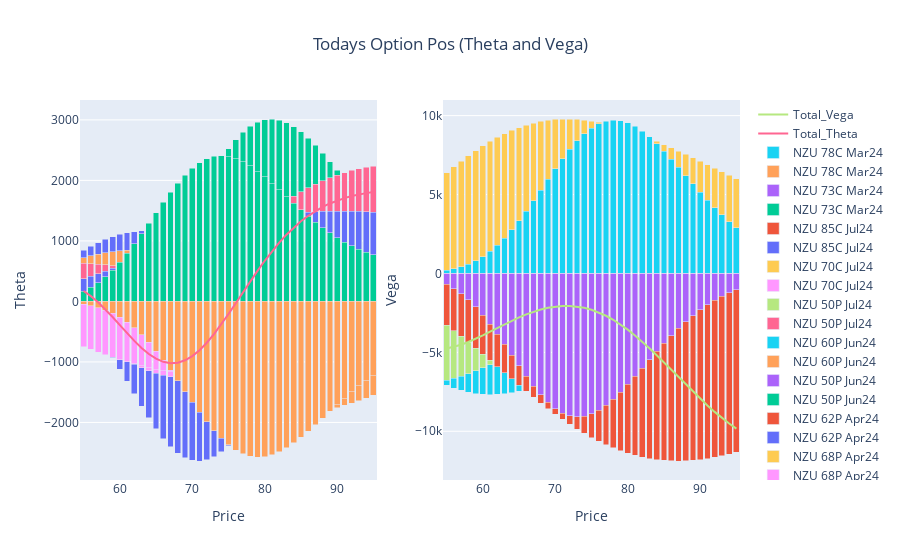

The cell this chart's notebook holds for it:
### Code cell
fig_t = go.Figure()
for i in list(t)[1:-1]:
    fig_t.add_trace(go.Bar(x=t.Price, y=t[i], name=i, base=0))

fig_t.add_trace(go.Scatter(x=t.Price, y=t.Option_Theta, mode='lines', name='Total_Theta'))


#~~~~~~~~~~~~~~~~~~~~~~~~~~~~~~~~~~~~~~~~~~~~~~~~~~~~~~~~~~~~~~~~~~~~~~~~~~~~~~~~~
fig_v = go.Figure()
for i in list(v)[1:-1]:
    fig_v.add_trace(go.Bar(x=v.Price, y=v[i], name=i, base=0))

fig_v.add_trace(go.Scatter(x=v.Price, y=v.Option_Vega, mode='lines', name='Total_Vega'))

#~~~~~~~~~~~~~~~~~~~~~~~~~~~~~~~~~~~~~~~~~~~~~~~~~~~~~~~~~~~~~~~~~~~~~~~~~~~~~~~~
fig = make_subplots(rows=1, cols=2)
for i in range(0,len(fig_p.data)):
    fig.add_trace(fig_t.data[i], row=1, col=1)
    fig.add_trace(fig_v.data[i], row=1, col=2)
    
fig.update_layout(title={'text': 'Todays Option Pos (Theta and Vega)','x': 0.5,'xanchor': 'center'}, barmode='stack')

fig.update_xaxes(title_text="Price", row=1, col=1)
fig.update_yaxes(title_text="Theta", row=1, col=1)
fig.update_xaxes(title_text="Price", row=1, col=2)
fig.update_yaxes(title_text="Vega", row=1, col=2)    
fig.show()
